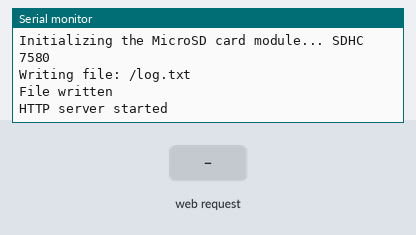
A sketch run on a simulated ESP32. On the bench: the last lines printed to the serial monitor. Inputs (shaded band) come from the test bench. Storage starts empty; the camera gives no picture.

Above: at 1.5 s.
1.6 s: HTTP request GET /dir received
At 1.9 s:
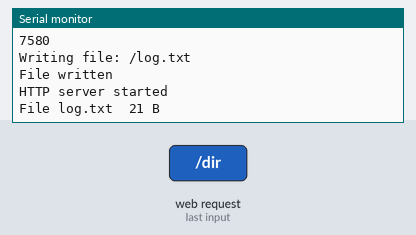
3.1 s: HTTP request GET /delete?delete=1 received
At 3.9 s:
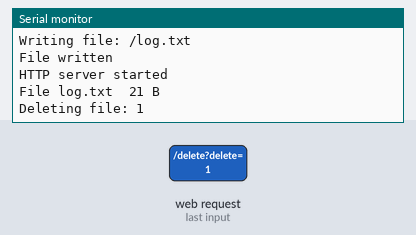
6.1 s: HTTP request GET /show_images received
At 6.6 s:
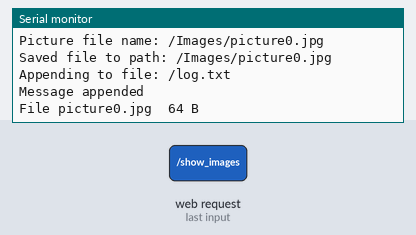
7.6 s: HTTP request GET /dir?download=1&stream=1&delete=1 received
At 8.3 s:
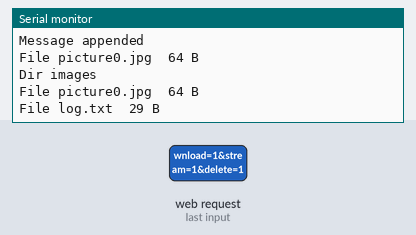

The sketch:

ESP_File_server.ino
```cpp
#include <WiFi.h>              // Built-in
#include <ESP32WebServer.h>    // https://github.com/Pedroalbuquerque/ESP32WebServer download and place in your Libraries folder
#include <ESPmDNS.h>
#include "FS.h"

#include "Network.h"
#include "Sys_Variables.h"
#include "CSS.h"
#include "esp_camera.h"
#include "Arduino.h"             // SD Card ESP32
#include "SD_MMC.h"            // SD Card ESP32
#include "soc/soc.h"           // Disable brownour problems
#include "soc/rtc_cntl_reg.h"  // Disable brownour problems
#include "driver/rtc_io.h"
#include "functions.h"

ESP32WebServer server(80);

int pictureNumber = 0;

int peso = 0;

int count = 0;

unsigned long previousMillis = 0;

const long interval = 5000;

const char* ssid     = "ESP32-Access-Point";
const char* password = "12345678";

fs::FS &SD = SD_MMC;

//~~~~~~~~~~~~~~~~~~~~~~~~~~~~~~~~~~~~~~~~~~~~~~~~~~~~~~~~~~~~~~~~~~~~~~~~~~~
void setup(void){
  Serial.begin(115200);

  WiFi.softAP(ssid,password);

  Serial.println("\nConnected to IP address: "+WiFi.softAPIP().toString()); // Report which SSID and IP is in use

  // Initialize the camera
  Serial.print("Initializing the camera module...");
  configESPCamera();
  Serial.println("Camera OK!");

  // Initialize the MicroSD
  Serial.print("Initializing the MicroSD card module... ");
  initMicroSDCard();

  writeFile(SD_MMC,"/log.txt","Peso de la balanza\n");
  //----------------------------------------------------------------------
  ///////////////////////////// Server Commands
  server.on("/",         HomePage);
  server.on("/download", File_Download);
  server.on("/delete",   File_Delete);
  server.on("/show_images", Show_Images);
  server.on("/download_all", File_Download_All);
  server.on("/dir",      SD_dir);
  ///////////////////////////// End of Request commands
  server.begin();
  Serial.println("HTTP server started");
}
//~~~~~~~~~~~~~~~~~~~~~~~~~~~~~~~~~~~~~~~~~~~~~~~~~~~~~~~~~~~~~~~~~~~~~~~~~~~
void loop(void){

  unsigned long currentMillis = millis();

  if ((currentMillis - previousMillis >= interval) && count <= 6)
  {
    previousMillis = currentMillis;
      // Path where new picture will be saved in SD Card
    String path = "/Images/picture" + String(pictureNumber) +".jpg";
    savePhoto(path);
    pictureNumber +=1;
    String peso = "Peso" + String(pictureNumber)+ "\n";
    appendFile(SD_MMC,"/log.txt",peso.c_str());
    count += 1;
  }

  server.handleClient(); // Listen for client connections
}

// All supporting functions from here...
//~~~~~~~~~~~~~~~~~~~~~~~~~~~~~~~~~~~~~~~~~~~~~~~~~~~~~~~~~~~~~~~~~~~~~~~~~~~
void HomePage(){
  SendHTML_Header();
  webpage += F("<a href='/download'><button>Download</button></a>");
  webpage += F("<a href='/show_images'><button>Images</button></a>");
  webpage += F("<a href='/download_all'><button>Download all</button></a>");
  webpage += F("<a href='/delete'><button>Delete</button></a>");
  webpage += F("<a href='/dir'><button>Directory</button></a>");
  append_page_footer();
  SendHTML_Content();
  SendHTML_Stop(); // Stop is needed because no content length was sent
}
//~~~~~~~~~~~~~~~~~~~~~~~~~~~~~~~~~~~~~~~~~~~~~~~~~~~~~~~~~~~~~~~~~~~~~~~~~~~
void File_Download(){ // This gets called twice, the first pass selects the input, the second pass then processes the command line arguments
  if (server.args() > 0 ) { // Arguments were received
    if (server.hasArg("download")) SD_file_download(server.arg(0));
  }
  else SelectInput("Enter filename to download","download","download");
}
//~~~~~~~~~~~~~~~~~~~~~~~~~~~~~~~~~~~~~~~~~~~~~~~~~~~~~~~~~~~~~~~~~~~~~~~~~~~
void SD_file_download(String filename){
  if (SD_present) {
    File download = SD.open("/"+filename);
    if (download) {
      server.sendHeader("Content-Type", "text/text");
      server.sendHeader("Content-Disposition", "attachment; filename="+filename);
      server.sendHeader("Connection", "close");
      server.streamFile(download, "application/octet-stream");
      download.close();
    } else ReportFileNotPresent("download");
  } else ReportSDNotPresent();
}
//~~~~~~~~~~~~~~~~~~~~~~~~~~~~~~~~~~~~~~~~~~~~~~~~~~~~~~~~~~~~~~~~~~~~~~~~~~~
void File_Download_All(){
  SendHTML_Header();
  if (SD_present) {
    File root = SD.open("/Images/");
    if(!root){
      return;
    }
    if(!root.isDirectory()){
      return;
    }
    File file = root.openNextFile();
    while(file){
      if(file.isDirectory()){

      }
      else
      {
        server.sendHeader("Content-Type", "text/text");
        server.sendHeader("Content-Disposition", "attachment; filename="+String(file.name()));
        server.sendHeader("Connection", "close");
        server.streamFile(file, "application/octet-stream");
        file.close();
      }
      file = root.openNextFile();
    }
    file.close();
  } else ReportSDNotPresent();
  append_page_footer();
  SendHTML_Content();
  SendHTML_Stop();
}

//~~~~~~~~~~~~~~~~~~~~~~~~~~~~~~~~~~~~~~~~~~~~~~~~~~~~~~~~~~~~~~~~~~~~~~~~~~~
void SD_dir(){
  if (SD_present) {
    File root = SD.open("/");
    if (root) {
      root.rewindDirectory();
      SendHTML_Header();
      webpage += F("<h3 class='rcorners_m'>SD Card Contents</h3><br>");
      webpage += F("<table align='center'>");
      webpage += F("<tr><th>Name/Type</th><th style='width:20%'>Type File/Dir</th><th>File Size</th></tr>");
      printDirectory("/",0);
      webpage += F("</table>");
      SendHTML_Content();
      root.close();
    }
    else
    {
      SendHTML_Header();
      webpage += F("<h3>No Files Found</h3>");
    }
    append_page_footer();
    SendHTML_Content();
    SendHTML_Stop();   // Stop is needed because no content length was sent
  } else ReportSDNotPresent();
}

void Show_Images(){
  if (SD_present) {
    File root = SD.open("/");
    if (root) {
      root.rewindDirectory();
      SendHTML_Header();
      webpage += F("<h3 class='rcorners_m'>Images in the SD Card</h3><br>");
      webpage += F("<table align='center'>");
      webpage += F("<tr><th>Name/Type</th><th style='width:20%'>Type File/Dir</th><th>File Size</th></tr>");
      printDirectory("/Images",0);
      webpage += F("</table>");
      SendHTML_Content();
      root.close();
    }
    else
    {
      SendHTML_Header();
      webpage += F("<h3>No Files Found</h3>");
    }
    append_page_footer();
    SendHTML_Content();
    SendHTML_Stop();   // Stop is needed because no content length was sent
  } else ReportSDNotPresent();
}
//~~~~~~~~~~~~~~~~~~~~~~~~~~~~~~~~~~~~~~~~~~~~~~~~~~~~~~~~~~~~~~~~~~~~~~~~~~~
void printDirectory(const char * dirname, uint8_t levels){
  File root = SD.open(dirname);
  if(!root){
    return;
  }
  if(!root.isDirectory()){
    return;
  }
  File file = root.openNextFile();
  while(file){
    if (webpage.length() > 1000) {
      SendHTML_Content();
    }
    if(file.isDirectory()){
      Serial.println(String(file.isDirectory()?"Dir ":"File ")+String(file.name()));
      webpage += "<tr><td>"+String(file.isDirectory()?"Dir":"File")+"</td><td>"+String(file.name())+"</td><td></td></tr>";
      printDirectory(file.name(), levels-1);
    }
    else
    {
      //Serial.print(String(file.name())+"\t");
      webpage += "<tr><td>"+String(file.name())+"</td>";
      Serial.print(String(file.isDirectory()?"Dir ":"File ")+String(file.name())+"\t");
      webpage += "<td>"+String(file.isDirectory()?"Dir":"File")+"</td>";
      String fsize = file_size(file.size());
      webpage += "<td>"+fsize+"</td></tr>";
      Serial.println(String(fsize));
    }
    file = root.openNextFile();
  }
  file.close();
}
//~~~~~~~~~~~~~~~~~~~~~~~~~~~~~~~~~~~~~~~~~~~~~~~~~~~~~~~~~~~~~~~~~~~~~~~~~~~
void File_Stream(){
  if (server.args() > 0 ) { // Arguments were received
    if (server.hasArg("stream")) SD_file_stream(server.arg(0));
  }
  else SelectInput("Enter a File to Stream","stream","stream");
}
//~~~~~~~~~~~~~~~~~~~~~~~~~~~~~~~~~~~~~~~~~~~~~~~~~~~~~~~~~~~~~~~~~~~~~~~~~~~
void SD_file_stream(String filename) {
  if (SD_present) {
    File dataFile = SD.open("/"+filename, FILE_READ); // Now read data from SD Card
    Serial.print("Streaming file: "); Serial.println(filename);
    if (dataFile) {
      if (dataFile.available()) { // If data is available and present
        String dataType = "application/octet-stream";
        if (server.streamFile(dataFile, dataType) != dataFile.size()) {Serial.print(F("Sent less data than expected!")); }
      }
      dataFile.close(); // close the file:
    } else ReportFileNotPresent("Cstream");
  } else ReportSDNotPresent();
}
//~~~~~~~~~~~~~~~~~~~~~~~~~~~~~~~~~~~~~~~~~~~~~~~~~~~~~~~~~~~~~~~~~~~~~~~~~~~
void File_Delete(){
  if (server.args() > 0 ) { // Arguments were received
    if (server.hasArg("delete")) SD_file_delete(server.arg(0));
  }
  else SelectInput("Select a File to Delete","delete","delete");
}
//~~~~~~~~~~~~~~~~~~~~~~~~~~~~~~~~~~~~~~~~~~~~~~~~~~~~~~~~~~~~~~~~~~~~~~~~~~~
void SD_file_delete(String filename) { // Delete the file
  if (SD_present) {
    SendHTML_Header();
    File dataFile = SD.open("/"+filename, FILE_READ); // Now read data from SD Card
    Serial.print("Deleting file: "); Serial.println(filename);
    if (dataFile)
    {
      if (SD.remove("/"+filename)) {
        Serial.println(F("File deleted successfully"));
        webpage += "<h3>File '"+filename+"' has been erased</h3>";
        webpage += F("<a href='/delete'>[Back]</a><br><br>");
      }
      else
      {
        webpage += F("<h3>File was not deleted - error</h3>");
        webpage += F("<a href='delete'>[Back]</a><br><br>");
      }
    } else ReportFileNotPresent("delete");
    append_page_footer();
    SendHTML_Content();
    SendHTML_Stop();
  } else ReportSDNotPresent();
}
//~~~~~~~~~~~~~~~~~~~~~~~~~~~~~~~~~~~~~~~~~~~~~~~~~~~~~~~~~~~~~~~~~~~~~~~~~~~
void SendHTML_Header(){
  server.sendHeader("Cache-Control", "no-cache, no-store, must-revalidate");
  server.sendHeader("Pragma", "no-cache");
  server.sendHeader("Expires", "-1");
  server.setContentLength(CONTENT_LENGTH_UNKNOWN);
  server.send(200, "text/html", ""); // Empty content inhibits Content-length header so we have to close the socket ourselves.
  append_page_header();
  server.sendContent(webpage);
  webpage = "";
}

//~~~~~~~~~~~~~~~~~~~~~~~~~~~~~~~~~~~~~~~~~~~~~~~~~~~~~~~~~~~~~~~~~~~~~~~~~~~
void SendHTML_Content(){
  server.sendContent(webpage);
  webpage = "";
}
//~~~~~~~~~~~~~~~~~~~~~~~~~~~~~~~~~~~~~~~~~~~~~~~~~~~~~~~~~~~~~~~~~~~~~~~~~~~
void SendHTML_Stop(){
  server.sendContent("");
  server.client().stop(); // Stop is needed because no content length was sent
}
//~~~~~~~~~~~~~~~~~~~~~~~~~~~~~~~~~~~~~~~~~~~~~~~~~~~~~~~~~~~~~~~~~~~~~~~~~~~
void SelectInput(String heading1, String command, String arg_calling_name){
  SendHTML_Header();
  webpage += F("<h3>"); webpage += heading1 + "</h3>";
  webpage += F("<FORM action='/"); webpage += command + "' method='post'>"; // Must match the calling argument e.g. '/chart' calls '/chart' after selection but with arguments!
  webpage += F("<input type='text' name='"); webpage += arg_calling_name; webpage += F("' value=''><br>");
  webpage += F("<type='submit' name='"); webpage += arg_calling_name; webpage += F("' value=''><br><br>");
  append_page_footer();
  SendHTML_Content();
  SendHTML_Stop();
}
//~~~~~~~~~~~~~~~~~~~~~~~~~~~~~~~~~~~~~~~~~~~~~~~~~~~~~~~~~~~~~~~~~~~~~~~~~~~
void ReportSDNotPresent(){
  SendHTML_Header();
  webpage += F("<h3>No SD Card present</h3>");
  webpage += F("<a href='/'>[Back]</a><br><br>");
  append_page_footer();
  SendHTML_Content();
  SendHTML_Stop();
}
//~~~~~~~~~~~~~~~~~~~~~~~~~~~~~~~~~~~~~~~~~~~~~~~~~~~~~~~~~~~~~~~~~~~~~~~~~~~
void ReportFileNotPresent(String target){
  SendHTML_Header();
  webpage += F("<h3>File does not exist</h3>");
  webpage += F("<a href='/"); webpage += target + "'>[Back]</a><br><br>";
  append_page_footer();
  SendHTML_Content();
  SendHTML_Stop();
}
//~~~~~~~~~~~~~~~~~~~~~~~~~~~~~~~~~~~~~~~~~~~~~~~~~~~~~~~~~~~~~~~~~~~~~~~~~~~
void ReportCouldNotCreateFile(String target){
  SendHTML_Header();
  webpage += F("<h3>Could Not Create Uploaded File (write-protected?)</h3>");
  webpage += F("<a href='/"); webpage += target + "'>[Back]</a><br><br>";
  append_page_footer();
  SendHTML_Content();
  SendHTML_Stop();
}
//~~~~~~~~~~~~~~~~~~~~~~~~~~~~~~~~~~~~~~~~~~~~~~~~~~~~~~~~~~~~~~~~~~~~~~~~~~~
String file_size(int bytes){
  String fsize = "";
  if (bytes < 1024)                 fsize = String(bytes)+" B";
  else if(bytes < (1024*1024))      fsize = String(bytes/1024.0,3)+" KB";
  else if(bytes < (1024*1024*1024)) fsize = String(bytes/1024.0/1024.0,3)+" MB";
  else                              fsize = String(bytes/1024.0/1024.0/1024.0,3)+" GB";
  return fsize;
}
```

CSS.h
```cpp
void append_page_header() {
  webpage  = F("<!DOCTYPE html><html>");
  webpage += F("<head>");
  webpage += F("<title>File Server</title>"); // NOTE: 1em = 16px
  webpage += F("<meta name='viewport' content='user-scalable=yes,initial-scale=1.0,width=device-width'>");
  webpage += F("<style>");
  webpage += F("body{max-width:65%;margin:0 auto;font-family:arial;font-size:105%;text-align:center;color:blue;background-color:#F7F2Fd;}");
  webpage += F("ul{list-style-type:none;margin:0.1em;padding:0;border-radius:0.375em;overflow:hidden;background-color:#dcade6;font-size:1em;}");
  webpage += F("li{float:left;border-radius:0.375em;border-right:0.06em solid #bbb;}last-child {border-right:none;font-size:85%}");
  webpage += F("li a{display: block;border-radius:0.375em;padding:0.44em 0.44em;text-decoration:none;font-size:85%}");
  webpage += F("li a:hover{background-color:#EAE3EA;border-radius:0.375em;font-size:85%}");
  webpage += F("section {font-size:0.88em;}");
  webpage += F("h1{color:white;border-radius:0.5em;font-size:1em;padding:0.2em 0.2em;background:#558ED5;}");
  webpage += F("h2{color:orange;font-size:1.0em;}");
  webpage += F("h3{font-size:0.8em;}");
  webpage += F("table{font-family:arial,sans-serif;font-size:0.9em;border-collapse:collapse;width:85%;}");
  webpage += F("th,td {border:0.06em solid #dddddd;text-align:left;padding:0.3em;border-bottom:0.06em solid #dddddd;}");
  webpage += F("tr:nth-child(odd) {background-color:#eeeeee;}");
  webpage += F(".rcorners_n {border-radius:0.5em;background:#558ED5;padding:0.3em 0.3em;width:20%;color:white;font-size:75%;}");
  webpage += F(".rcorners_m {border-radius:0.5em;background:#558ED5;padding:0.3em 0.3em;width:50%;color:white;font-size:75%;}");
  webpage += F(".rcorners_w {border-radius:0.5em;background:#558ED5;padding:0.3em 0.3em;width:70%;color:white;font-size:75%;}");
  webpage += F(".column{float:left;width:50%;height:45%;}");
  webpage += F(".row:after{content:'';display:table;clear:both;}");
  webpage += F("*{box-sizing:border-box;}");
  webpage += F("footer{background-color:#eedfff; text-align:center;padding:0.3em 0.3em;border-radius:0.375em;font-size:60%;}");
  webpage += F("button{border-radius:0.5em;background:#558ED5;padding:0.3em 0.3em;width:20%;color:white;font-size:130%;}");
  webpage += F(".buttons {border-radius:0.5em;background:#558ED5;padding:0.3em 0.3em;width:15%;color:white;font-size:80%;}");
  webpage += F(".buttonsm{border-radius:0.5em;background:#558ED5;padding:0.3em 0.3em;width:9%; color:white;font-size:70%;}");
  webpage += F(".buttonm {border-radius:0.5em;background:#558ED5;padding:0.3em 0.3em;width:15%;color:white;font-size:70%;}");
  webpage += F(".buttonw {border-radius:0.5em;background:#558ED5;padding:0.3em 0.3em;width:40%;color:white;font-size:70%;}");
  webpage += F("a{font-size:75%;}");
  webpage += F("p{font-size:75%;}");
  webpage += F("</style></head><body><h1>File Server "); webpage += String(ServerVersion) + "</h1>";
}
//~~~~~~~~~~~~~~~~~~~~~~~~~~~~~~~~~~~~~~~~~~~~~~~~~~~~~~~~~~~~~~~~~~~~~~~~~~~
void append_page_footer(){ // Saves repeating many lines of code for HTML page footers
  webpage += F("<ul>");
  webpage += F("<li><a href='/'>Home</a></li>"); // Lower Menu bar command entries
  webpage += F("<li><a href='/download'>Download</a></li>");
  webpage += F("<li><a href='/upload'>Upload</a></li>");
  webpage += F("<li><a href='/stream'>Stream</a></li>");
  webpage += F("<li><a href='/delete'>Delete</a></li>");
  webpage += F("<li><a href='/dir'>Directory</a></li>");
  webpage += F("</ul>");
  webpage += "<footer>&copy;"+String(char(byte(0x40>>1)))+String(char(byte(0x88>>1)))+String(char(byte(0x5c>>1)))+String(char(byte(0x98>>1)))+String(char(byte(0x5c>>1)));
  webpage += String(char((0x84>>1)))+String(char(byte(0xd2>>1)))+String(char(0xe4>>1))+String(char(0xc8>>1))+String(char(byte(0x40>>1)));
  webpage += String(char(byte(0x64/2)))+String(char(byte(0x60>>1)))+String(char(byte(0x62>>1)))+String(char(0x70>>1))+"</footer>";
  webpage += F("</body></html>");
}
```

Network.h
```cpp
// Adjust the following values to match your needs
// -----------------------------------------------
#define   servername "fileserver"  // Set your server's logical name here e.g. if 'myserver' then address is http://myserver.local/
IPAddress local_IP(192, 168, 0, 150); // Set your server's fixed IP address here
IPAddress gateway(192, 168, 0, 1);    // Set your network Gateway usually your Router base address
IPAddress subnet(255, 255, 255, 0);   // Set your network sub-network mask here
IPAddress dns(192,168,0,1);           // Set your network DNS usually your Router base address
const char ssid_1[]     = "your_SSID1";
const char password_1[] = "your_PASSWORD_for SSID1";

const char ssid_2[]     = "your_SSID2";
const char password_2[] = "your_PASSWORD_for SSID2";

const char ssid_3[]     = "your_SSID3";
const char password_3[] = "your_PASSWORD_for SSID3";

const char ssid_4[]     = "your_SSID4";
const char password_4[] = "your_PASSWORD_for SSID4";
```

Sys_Variables.h
```cpp
#define ServerVersion "1.0"
String webpage = "";
bool   SD_present = true;
```

Source omitted: functions.cpp (5363 bytes), functions.h (779 bytes)

Measured:
- after the input at 1.6 s, the serial monitor: prints a new line at once (image 1)
- after the input at 3.1 s, the serial monitor: prints a new line at once (image 2)
- after the input at 6.1 s, the serial monitor: prints a new line at once (image 3)
- after the input at 7.6 s, the serial monitor: prints a new line at once (image 4)
